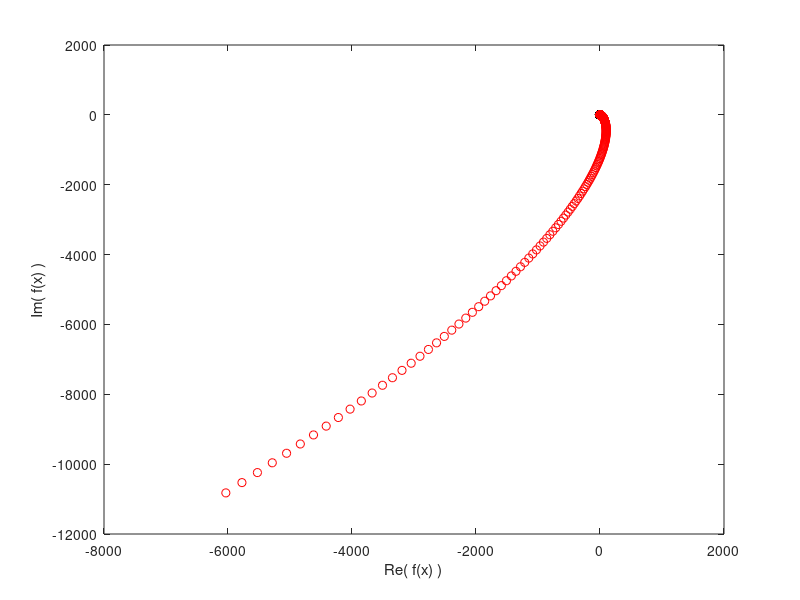

Reproduce this figure in MATLAB. (Note: this script raises an error after producing the figure.)
clear
clc

f = @(a,b,x) exp((a + b*1i).*x) ;

a = log(2) ;
b = pi ;

x = -3:0.01:3 ;

Re1 = real(f(a,b,x)) ;
Im1 = imag(f(a,b,x)) ;

Re2 = real(f(a,b,x*1i)) ;
Im2 = imag(f(a,b,x*1i)) ;

figure('Color','White')
plot(Re1,Im1,'ok',Re2,Im2,'or')
ylabel('Im( f(x) )')
xlabel('Re( f(x) )')
xline(0,'b')
yline(0,'b')
legend('f(R)','f(C)','0*i','0')
axis([-8 7 -4 6])
grid minor
txt = 'f(x) = e^{[(ln(2) + \pi*i)*x]}' ;
text(-7,-3,txt)

